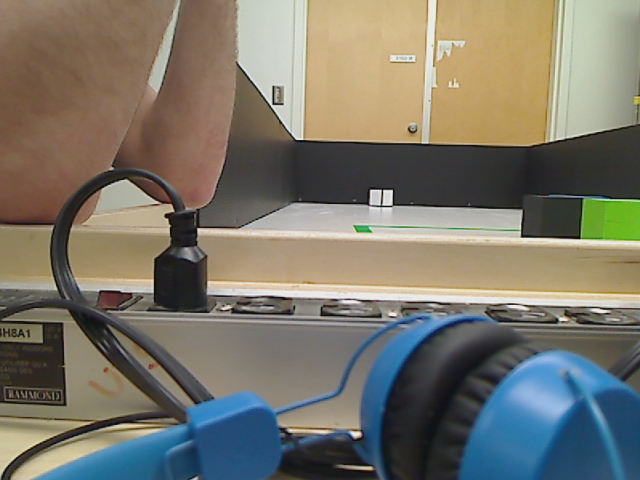
//> input picture test/test_images/image.png, 640 x 480 px
$ ./sample_squares ../test/test_images/image.png   (built with g++ and OpenCV 4)
//> lines starting //> are read from the running program, lines starting //| are printed output that depends on the picture; after the words box and inside, x2 and y2 are one past the last pixel; in counts of white or black regions, pixels touching at a corner belong together
// The "Square Detector" program.
// It loads several images sequentially and tries to find squares in
// each image

#include <vision/vision.h>

#include <iostream>
#include <math.h>
#include <string.h>

using namespace cv;
using namespace std;

static void help()
{
    cout <<
    "\nA program using pyramid scaling, Canny, contours, contour simpification and\n"
    "memory storage (it's got it all folks) to find\n"
    "squares in a list of images pic1-6.png\n"
    "Returns sequence of squares detected on the image.\n"
    "the sequence is stored in the specified memory storage\n"
    "Call:\n"
    "./squares\n"
    "Using OpenCV version %s\n" << CV_VERSION << "\n" << endl;
}


int thresh = 50, N = 11;
const char* wndname = "Square Detection Demo";

// helper function:
// finds a cosine of angle between vectors
// from pt0->pt1 and from pt0->pt2
static double angle( Point pt1, Point pt2, Point pt0 )
{
    double dx1 = pt1.x - pt0.x;
    double dy1 = pt1.y - pt0.y;
    double dx2 = pt2.x - pt0.x;
    double dy2 = pt2.y - pt0.y;
    return (dx1*dx2 + dy1*dy2)/sqrt((dx1*dx1 + dy1*dy1)*(dx2*dx2 + dy2*dy2) + 1e-10);
}

// returns sequence of squares detected on the image.
// the sequence is stored in the specified memory storage
static void findSquares( const Mat& image, vector<vector<Point> >& squares )
{
    squares.clear();

    Mat pyr, timg, gray0(image.size(), CV_8U), gray;

    // down-scale and upscale the image to filter out the noise
    pyrDown(image, pyr, Size(image.cols/2, image.rows/2));
    pyrUp(pyr, timg, image.size());
    vector<vector<Point> > contours;

    // find squares in every color plane of the image
    for( int c = 0; c < 3; c++ )
    {
        int ch[] = {c, 0};
        mixChannels(&timg, 1, &gray0, 1, ch, 1);

        // try several threshold levels
        for( int l = 0; l < N; l++ )
        {
            // hack: use Canny instead of zero threshold level.
            // Canny helps to catch squares with gradient shading
            if( l == 0 )
            {
                // apply Canny. Take the upper threshold from slider
                // and set the lower to 0 (which forces edges merging)
                Canny(gray0, gray, 0, thresh, 5);
                // dilate canny output to remove potential
                // holes between edge segments
                dilate(gray, gray, Mat(), Point(-1,-1));
            }
            else
            {
                // apply threshold if l!=0:
                //     tgray(x,y) = gray(x,y) < (l+1)*255/N ? 255 : 0
                gray = gray0 >= (l+1)*255/N;
            }

            // find contours and store them all as a list
            findContours(gray, contours, RETR_LIST, CHAIN_APPROX_SIMPLE);

            vector<Point> approx;

            // test each contour
            for( size_t i = 0; i < contours.size(); i++ )
            {
                // approximate contour with accuracy proportional
                // to the contour perimeter
                approxPolyDP(Mat(contours[i]), approx, arcLength(Mat(contours[i]), true)*0.02, true);

                // square contours should have 4 vertices after approximation
                // relatively large area (to filter out noisy contours)
                // and be convex.
                // Note: absolute value of an area is used because
                // area may be positive or negative - in accordance with the
                // contour orientation
                if( approx.size() == 4 &&
                    fabs(contourArea(Mat(approx))) > 500 &&
                    fabs(contourArea(Mat(approx))) < 3000 &&
                    isContourConvex(Mat(approx)) )
                {
                    double maxCosine = 0;

                    for( int j = 2; j < 5; j++ )
                    {
                        // find the maximum cosine of the angle between joint edges
                        double cosine = fabs(angle(approx[j%4], approx[j-2], approx[j-1]));
                        maxCosine = MAX(maxCosine, cosine);
                    }

                    // if cosines of all angles are small
                    // (all angles are ~90 degree) then write quandrange
                    // vertices to resultant sequence
                    if( maxCosine < 0.5 )
                        squares.push_back(approx);
                }
            }
        }
    }
}


// the function draws all the squares in the image
static void drawSquares( Mat& image, const vector<vector<Point> >& squares )
{
    for( size_t i = 0; i < squares.size(); i++ )
    {
        const Point* p = &squares[i][0];
        int n = (int)squares[i].size();
        polylines(image, &p, &n, 1, true, Scalar(0,255,0), 3);
    }

    imshow(wndname, image);
}


int main(int argc, char** argv)
{
    namedWindow( wndname, 1 );
    vector<vector<Point> > squares;

    Mat image = imread(argv[1], 1);
//> image is the input picture: 480 rows x 640 cols, CV_8UC3; mean B, G, R 106.2, 118.4, 122.1

        findSquares(image, squares);
//> in findSquares, `pyrDown(image, pyr, Size(image.cols/2, image.rows/2));`:
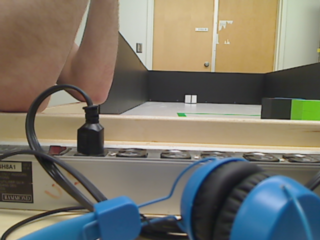
//> pyr: 240 rows x 320 cols, CV_8UC3; mean B, G, R 106.2, 118.4, 122.2
//> in findSquares, `pyrUp(pyr, timg, image.size());`:
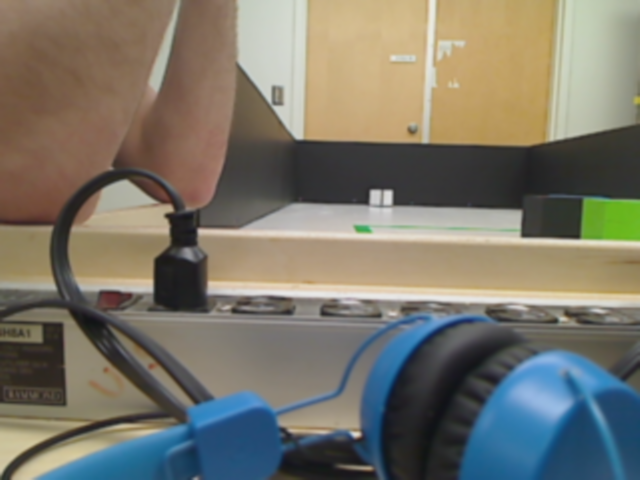
//> timg: 480 rows x 640 cols, CV_8UC3; mean B, G, R 106.2, 118.4, 122.1
//> the loop in findSquares, `for( int c = 0; c < 3; c++ )` made 3 passes
//> pass 1, in findSquares, `mixChannels(&timg, 1, &gray0, 1, ch, 1);`:
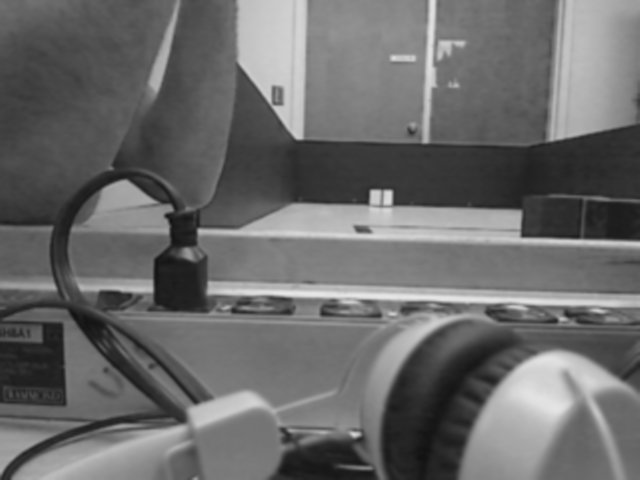
//> gray0: 480 rows x 640 cols, CV_8UC1; min 18, max 231, mean 106.2
//> pass 2, in findSquares, `mixChannels(&timg, 1, &gray0, 1, ch, 1);`:
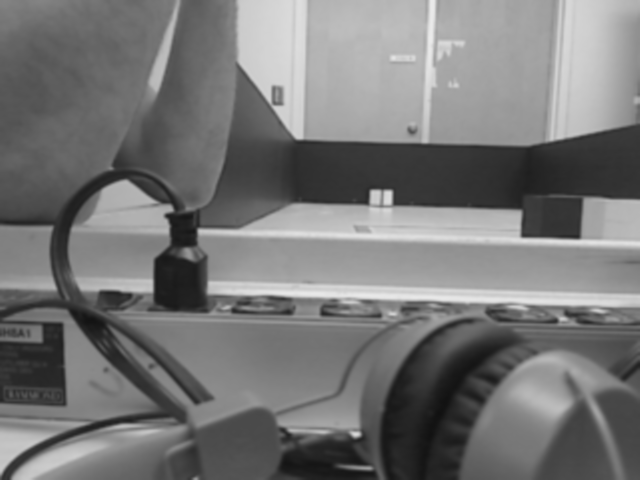
//> gray0: 480 rows x 640 cols, CV_8UC1; min 17, max 234, mean 118.4
//> pass 3, in findSquares, `mixChannels(&timg, 1, &gray0, 1, ch, 1);`:
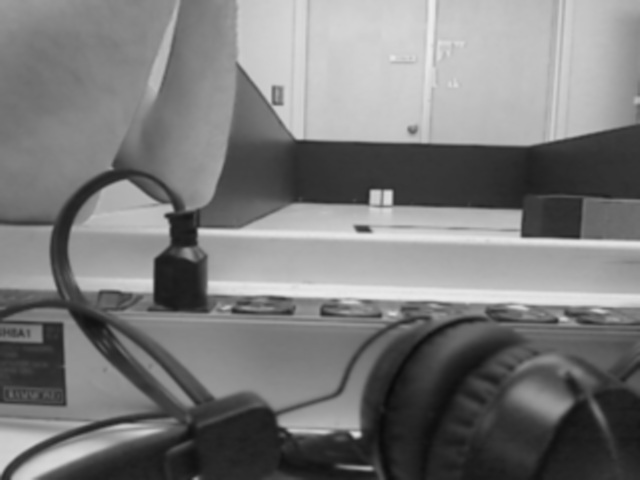
//> gray0: 480 rows x 640 cols, CV_8UC1; min 10, max 237, mean 122.1
//> after the loop in findSquares, `for( int c = 0; c < 3; c++ )`: gray: 480 rows x 640 cols, CV_8UC1; every value is 0
//> after the loop in findSquares, `for( int c = 0; c < 3; c++ )`: contours = 0 contours; squares = 4 contours; box (x1, y1, x2, y2) and area: (545, 420, 609, 479) 2201, (76, 278, 153, 291) 838, (0, 323, 43, 343) 737, (0, 277, 57, 290) 533
        drawSquares(image, squares);
//> the loop in drawSquares, `for( size_t i = 0; i < squares.size(); i++ )` made 4 passes
//> after the loop in drawSquares, `for( size_t i = 0; i < squares.size(); i++ )`:
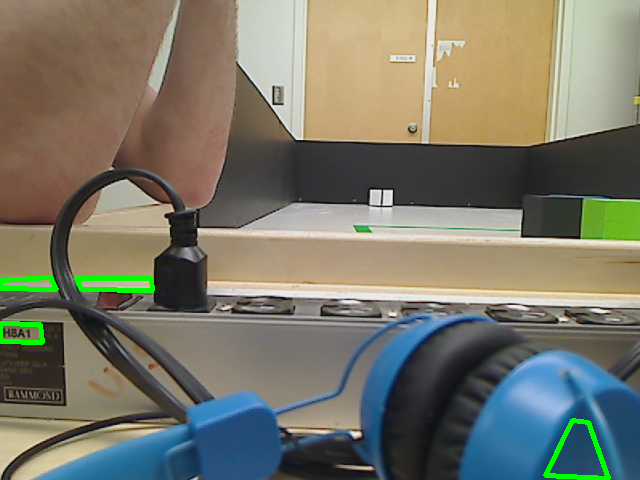
//> image: 480 rows x 640 cols, CV_8UC3; 0.96% of pixels changed, all inside (x1, y1, x2, y2) = (0, 275, 611, 480)

        cv::waitKey(0);

    return 0;
}
